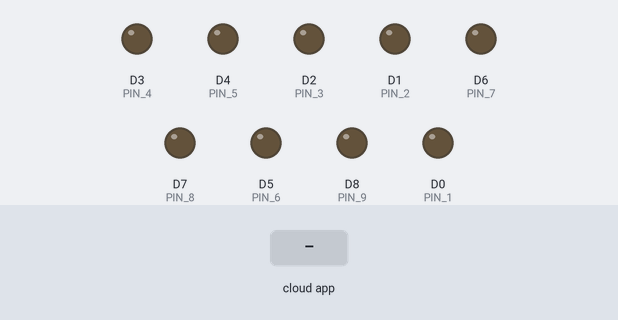
This sketch was run on a simulated ESP8266 (NodeMCU). Shown: output pins drawn as LEDs (lit = HIGH). The inputs (shaded band) are chosen by the test bench. WiFi joins after 1.5 s; servers stay silent unless stated; what the sketch prints to the serial monitor is not drawn.

Above: at 2.7 s.
2.8 s: the phone or cloud app sets Luz.del.pasillo to 1
At 3.4 s:
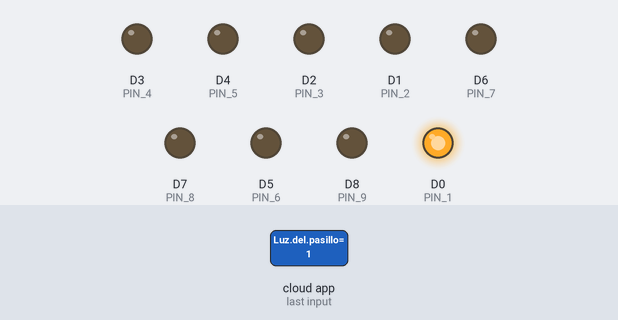
4.3 s: the phone or cloud app sets Luz.del.salon.uno to 1
At 4.6 s:
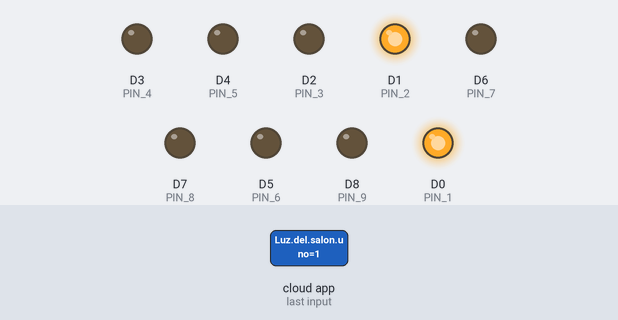
5.8 s: the phone or cloud app sets Luz.del.salon.dos to 1
At 6.9 s:
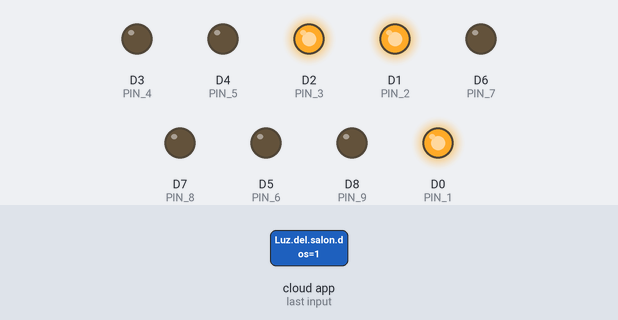
7.3 s: the phone or cloud app sets Luz.del.salon.tres to 1
At 8.0 s:
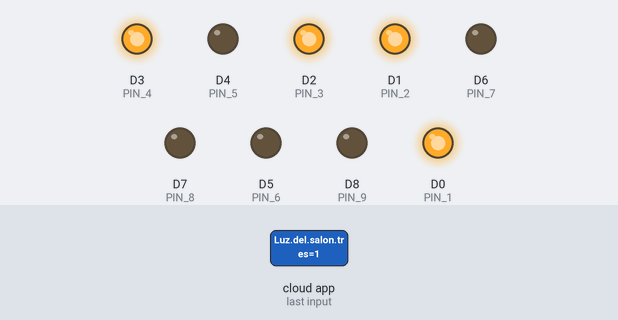
8.8 s: the phone or cloud app sets Luz.de.los.cubiculos to 1
At 9.2 s:
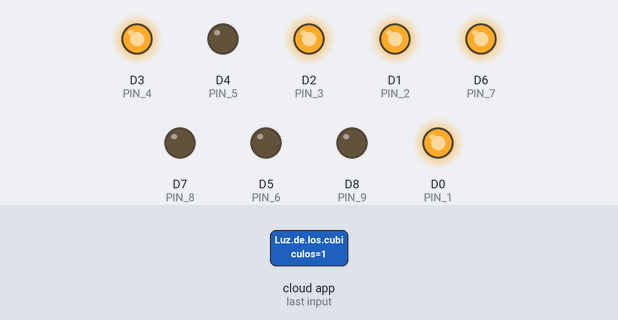
10.3 s: the phone or cloud app sets Luz.de.celdas to 1
At 11.5 s:
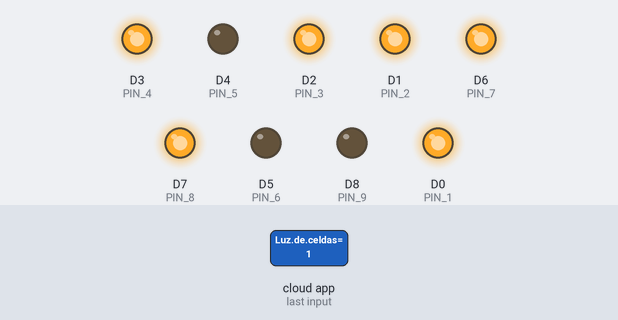
Timing chart, 0 to 12.8 s (numbered marks = the images above; inputs shaded):
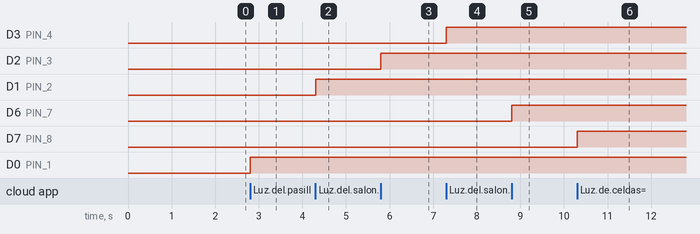

Measured:
- after the input at 2.8 s, D0 (PIN_1): LOW → HIGH at once
- after the input at 4.3 s, D1 (PIN_2): LOW → HIGH at once
- after the input at 5.8 s, D2 (PIN_3): LOW → HIGH at once
- after the input at 7.3 s, D3 (PIN_4): LOW → HIGH at once
- after the input at 8.8 s, D6 (PIN_7): LOW → HIGH at once
- after the input at 10.3 s, D7 (PIN_8): LOW → HIGH at once

The sketch:

esp8266.ino
```cpp
#include <Arduino.h>
#ifdef ESP32
    #include <WiFi.h>
#else
    #include <ESP8266WiFi.h>
#endif
#include "fauxmoESP.h"

#define VELOCIDAD_PUERTO_SERIE 115200

/* Network credentials */
#define WIFI_SSID "SSID"
#define WIFI_PASS "Password"

fauxmoESP fauxmo;

bool estadoDispositivos[13]= {false, false, false, false, false, false, false, false, false, false, false, false, false};

#define PIN_1 D0
#define PIN_2 D1
#define PIN_3 D2
#define PIN_4 D3
#define PIN_5 D4
#define PIN_6 D5
#define PIN_7 D6
#define PIN_8 D7
#define PIN_9 D8

#define DISPOSITIVO_1 "Luz del pasillo"
#define DISPOSITIVO_2 "Luz del salon uno"
#define DISPOSITIVO_3 "Luz del salon dos"
#define DISPOSITIVO_4 "Luz del salon tres"
#define DISPOSITIVO_5 "Luz del laboratorio oriente"
#define DISPOSITIVO_6 "Luz del laboratorio poniente"
#define DISPOSITIVO_7 "Luz de los cubiculos"
#define DISPOSITIVO_8 "Luz de celdas"
#define DISPOSITIVO_9 "Television"
#define GRUPO_1 "Luces"
#define TODO "TODO"
#define LABORATORIOS "Luces de los laboratorios"
#define SALONES "Luces de los salones"

void setup() {
  // Iniciamos puerto serie
  Serial.begin(VELOCIDAD_PUERTO_SERIE);

  // Iniciamos wifi
  wifiSetup();

  // Configuramos como pines de salida
  pinMode(PIN_1, OUTPUT);
  pinMode(PIN_2, OUTPUT);
  pinMode(PIN_3, OUTPUT);
  pinMode(PIN_4, OUTPUT);
  pinMode(PIN_5, OUTPUT);
  pinMode(PIN_6, OUTPUT);
  pinMode(PIN_7, OUTPUT);
  pinMode(PIN_8, OUTPUT);
  pinMode(PIN_9, OUTPUT);
  // Habilitamos la librería para el descubrimiento y cambio de estado
  // de los dispositivos
  fauxmo.enable(true);

  // Damos de alta los diferentes dispositivos y grupos
  fauxmo.addDevice(DISPOSITIVO_1);   //ID0
  fauxmo.addDevice(DISPOSITIVO_2);   //ID1
  fauxmo.addDevice(DISPOSITIVO_3);   //ID2
  fauxmo.addDevice(DISPOSITIVO_4);   //ID3
  fauxmo.addDevice(DISPOSITIVO_5);   //ID4
  fauxmo.addDevice(DISPOSITIVO_6);   //ID5
  fauxmo.addDevice(DISPOSITIVO_7);   //ID6
  fauxmo.addDevice(DISPOSITIVO_8);   //ID7
  fauxmo.addDevice(DISPOSITIVO_9);   //ID8
  fauxmo.addDevice(GRUPO_1);         //ID9
  fauxmo.addDevice(TODO);            //ID10
  fauxmo.addDevice(LABORATORIOS);    //ID11
  fauxmo.addDevice(SALONES);         //ID12
  // Decimos cuales van a ser nuestras funciones para obtener estado
  // y para establecerlo...
  fauxmo.onSetState(establecerEstado);
  fauxmo.onGetState(obtenerEstado);
}


void loop() {
  // Nos quedamos esperando peticiones todo el tiempo...
  fauxmo.handle();
}

void establecerEstado(unsigned char idDispositivo, const char * nombreDispositivo, bool estado){
    Serial.printf("Dispositivo #%d (%s) estado: %s\n", idDispositivo, nombreDispositivo, estado ? "encendido" : "apagado");

    // Establecemos el estado del dispositivo concreto
    estadoDispositivos[idDispositivo] = estado;

    // En función del dispositivo recibido...
    switch (idDispositivo) {
      case 0:
        {
          digitalWrite(PIN_1, (estado));
        }
        break;
      case 1:
        {
          digitalWrite(PIN_2, (estado));
        }
        break;
      case 2:
        {
          digitalWrite(PIN_3, (estado));
        }
        break;
      case 3:
        {
          digitalWrite(PIN_4, (estado));
        }
        break;
      case 4:
        {
          digitalWrite(PIN_5, (estado));
        }
        break;
      case 5:
        {
          digitalWrite(PIN_6, (estado));
        }
        break;
      case 6:
        {
          digitalWrite(PIN_7, (estado));
        }
        break;
      case 7:
        {
          digitalWrite(PIN_8, (estado));
        }
        break;
      case 8:
        {
          digitalWrite(PIN_9, (estado));
        }
        break;
      case 9:
        {
          digitalWrite(PIN_1, (estado));
          digitalWrite(PIN_2, (estado));
          digitalWrite(PIN_3, (estado));
          digitalWrite(PIN_4, (estado));
          digitalWrite(PIN_5, (estado));
          digitalWrite(PIN_6, (estado));
          digitalWrite(PIN_7, (estado));
          digitalWrite(PIN_8, (estado));
        }
        break;
      case 10:
        {
          digitalWrite(PIN_1, (estado));
          digitalWrite(PIN_2, (estado));
          digitalWrite(PIN_3, (estado));
          digitalWrite(PIN_4, (estado));
          digitalWrite(PIN_5, (estado));
          digitalWrite(PIN_6, (estado));
          digitalWrite(PIN_7, (estado));
          digitalWrite(PIN_8, (estado));
          digitalWrite(PIN_9, (estado));
        }
        break;
      case 11:
        {
          digitalWrite(PIN_5, (estado));
          digitalWrite(PIN_6, (estado));
        }
        break;
      case 12:
        {
          digitalWrite(PIN_2, (estado));
          digitalWrite(PIN_3, (estado));
          digitalWrite(PIN_4, (estado));
        }
        break;
    }
  delay(50);
 }

bool obtenerEstado(unsigned char idDispositivo, const char * nombreDispositivo){
  return estadoDispositivos[idDispositivo];
}

void wifiSetup() {
  // Configuramos modo de wifi (estación)
   WiFi.mode(WIFI_STA);

   // Realizamos la conexión
   Serial.println ();
   Serial.printf("[WIFI] Conectando con %s ", WIFI_SSID);
   Serial.println();
   WiFi.begin(WIFI_SSID, WIFI_PASS);

   // Esperamos a que la conexión esté lista
   while (WiFi.status() != WL_CONNECTED)
   {
      Serial.print(".");
      delay(100);
   }

   // Conexión realizada
   Serial.println(" [WIFI] Conexión realizada con éxito" );
   Serial.println();
   Serial.printf("[WIFI] Modo estación, SSID: %s, Dirección IP asignada: %s\n", WiFi.SSID().c_str(), WiFi.localIP().toString().c_str());
   Serial.println();
}
```
